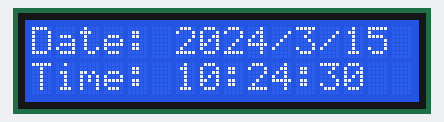
Recording of a sketch running on a simulated Arduino Uno, built with avr-gcc and run on an emulated ATmega328P. On the bench: 16×2 character LCD. The local clock reads 2024-03-15 10:24:30 at power-on unless the sketch sets it.

Above: at 0.1 s.
At 4.2 s:
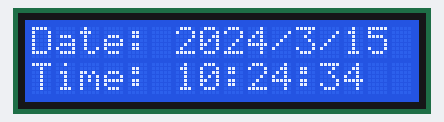
At 12.2 s:
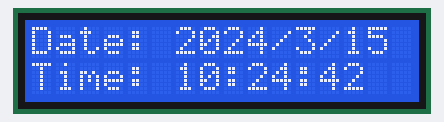
At 16.3 s:
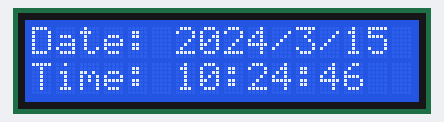
At 24.3 s:
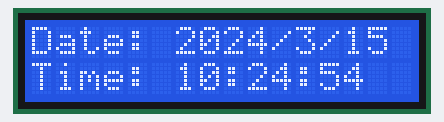
At 36.4 s:
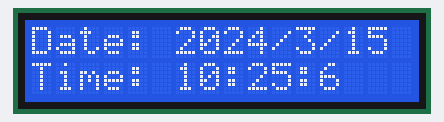

Measured:
- what the display in image 1 shows lasts 4.1 s, from 4.1 s to 8.2 s

The sketch:

livduino_stage1.ino
```cpp
// (licence header left out)
#include <Wire.h>
#include <LiquidCrystal_I2C.h>
#include <RTClib.h>

/**********************************************************/

int displayTime = 4000;

String currentDate = "NOT_INIT";
String currentTime = "NOT_INIT";


String ppmString =" ppm";
int co2Level = 0;
int rc = 1;
String co2Value = "NOT_INIT";


LiquidCrystal_I2C lcd(0x27,16,2); // set the LCD address to 0x27 for a 16 chars and 2 line display
RTC_DS3231 rtc;

/*********************************************************/
void setup()
{

  Serial.begin(9600);

  lcd.init();
  lcd.backlight(); //turn on backlight
}

/*********************************************************/
void loop()
{

  char status;
  //get time stamp
    if (rtc.lostPower()) {
    Serial.println("RTC lost power, lets set the time!");
    // following line sets the RTC to the date & time this sketch was compiled
    //rtc.adjust(DateTime(F(__DATE__), F(__TIME__)));
    // This line sets the RTC with an explicit date & time, for example to set
    // January 21, 2014 at 3am you would call:
     rtc.adjust(DateTime(2017, 6, 25, 3, 20, 30));
  }

  DateTime now = rtc.now();
  currentDate = String("Date: ") + now.year() + String('/') + now.month() + String('/') + now.day();
  currentTime = String("Time: ") + now.hour() + String(':') + now.minute() + String(':') + now.second();

  //display date and time
  lcd.clear();
  lcd.setCursor(0,0); // set the cursor to column 0, line 0
  lcd.print(currentDate);
  lcd.setCursor(0,1); // set the cursor to column 0, line 1
  lcd.print(currentTime);
  delay(displayTime);

}
```
